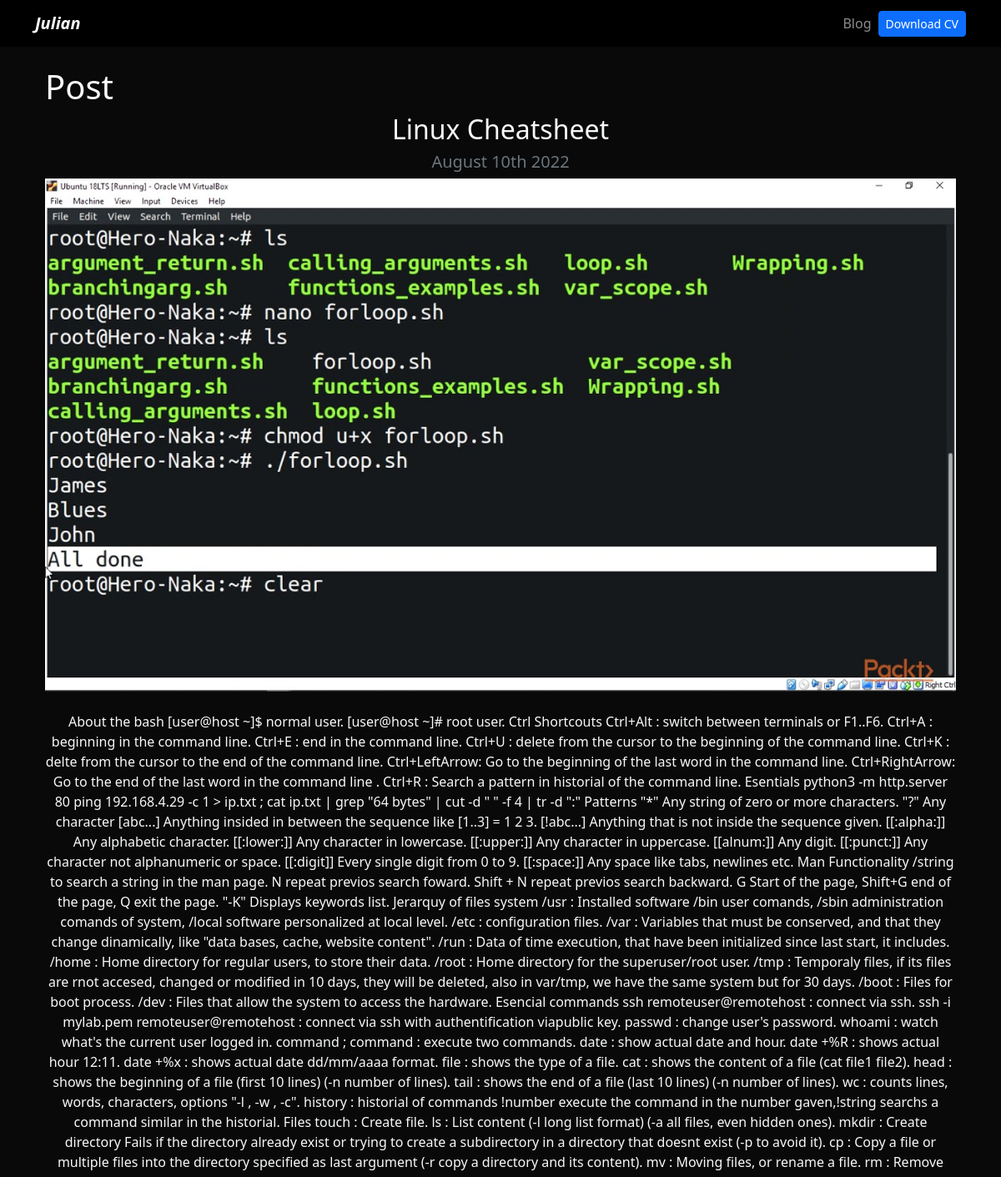
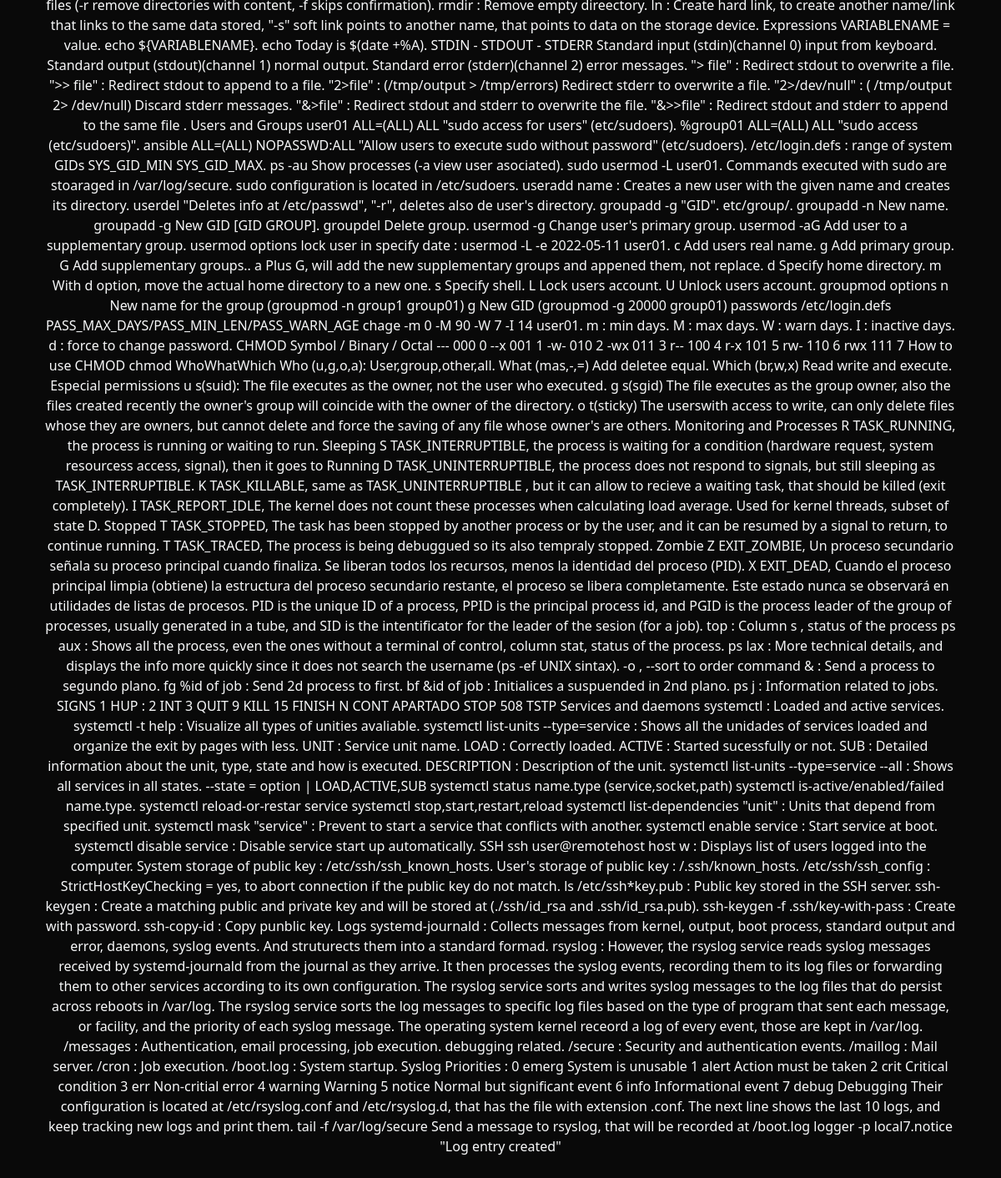
The page /blog/1 on the database its author committed (2 pictures, top to bottom).
### blog/models.py (models this page shows)
class Posts(models.Model):
    title = models.CharField(max_length=50)
    description = models.TextField()
    image = models.ImageField(upload_to="blog/images")
    date = models.DateField(datetime.date.today)

### blog/views.py (the view)
# urls.py: path('<int:post_id>', post_detail, name="post")
def post_detail(request, post_id):
    post = get_object_or_404(Posts, pk=post_id)
    return render(request, 'post_detail.html', {'post': post})

### blog/templates/post_detail.html
{% extends 'layout.html' %}
{% block content %}
<h1>Post</h1>
<div class="text-center">
<h2>{{post.title}}</h2>
<h3 class="my-2 h5 text-muted">{{post.date|date:'F jS Y'}}</h3>
<img src="{{post.image.url}}" alt{{post.title}} class="img-fluid">
<div class="my-4">
    <p>{{post.description | safe}}</p>
</div>
</div>
{% endblock %}

### portafolio/static/main.css (style rules this page uses)
body { background: #090909; }

### rows shown on the page
Posts: title "Linux Cheatsheet", date "August 10th 2022", image (placeholder picture), description "About the bash [user@host ~]$ normal user. [user@host ~]# root user. Ctrl Shortcouts Ctrl+Alt : switch between terminals or F1..F6. Ctrl+A : beginning in the command line. Ctrl+E : end in the command line. Ctrl+U : delete from the cursor to the beginning of the command line. Ctrl+K : delte from the cursor to the end of the command line. Ctrl+LeftArrow: Go to the beginning of the last word in the command line. Ctrl+RightArrow: Go to the end of the last word in the command line . Ctrl+R : Search a pattern in historial of the command line. Esentials python3 -m http.server 80 ping 192.168.4.29 -c 1 > ip.txt ; cat ip.txt | grep \"64 bytes\" | cut -d \" \" -f 4 | tr -d \":\" Patterns \"*\" Any string of…"
